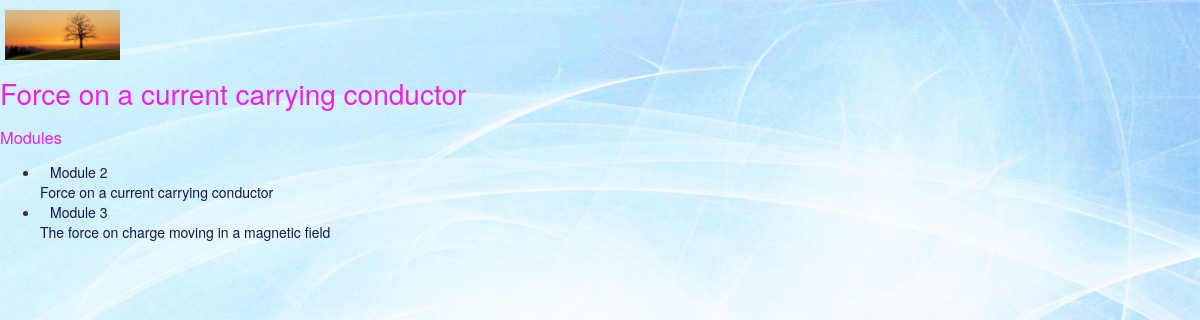
The app's page /students/courses/4/ (signed in) with its own data.
### courses/models.py (models this page shows, shortened)
class Module(models.Model):
	course = models.ForeignKey(Course, related_name='modules')
	title = models.CharField(max_length=200)
	description = models.TextField(blank=True)
	order = OrderField(blank=True, for_fields=['course'])
	class Meta:
		ordering = ['order']

### students/views.py (the view)
# urls.py: url(r'^courses/(?P<pk>\d+)/$', views.StudentCourseDetailView.as_view(), name='student_course_detail'),
class StudentCourseDetailView(DetailView):
	model = Course
	template_name = 'students/course/detail.html'
	def get_queryset(self):
		qs = super(StudentCourseDetailView, self).get_queryset()
		return qs.filter(students__in=[self.request.user])
	def get_context_data(self, **kwargs):
		context = super(StudentCourseDetailView, self).get_context_data(**kwargs)
		course = self.get_object()
		if 'module_id' in self.kwargs:
			context['module'] = course.modules.get(id=self.kwargs['module_id'])
		else:
			context['module'] = course.modules.all()[0]
		return context

### students/templates/students/course/detail.html (shortened to what this page needs)
{% extends "base.html" %}
{% block content %}
<h1>
{{ module.title }}
</h1>
<div class="contents">
<h3>Modules</h3>
<ul id="modules">
{% for m in object.modules.all %}
<li data-id="{{ m.id }}" {% if m == module %}class="selected"{% endif %}>
<a href="{% url "student_course_detail_module" object.id m.id %}">
<span>
Module <span class="order">{{ m.order|add:1 }}</span>
</span>
<br>
{{ m.title }}
</a>
</li>
{% empty %}
<li>No modules yet.</li>
{% endfor %}
</ul>
</div>
{% endblock %}

### records on screen
Module: title "Force on a current carrying conductor", order|add "2"
Module: order|add "3", title "The force on charge moving in a magnetic field"
